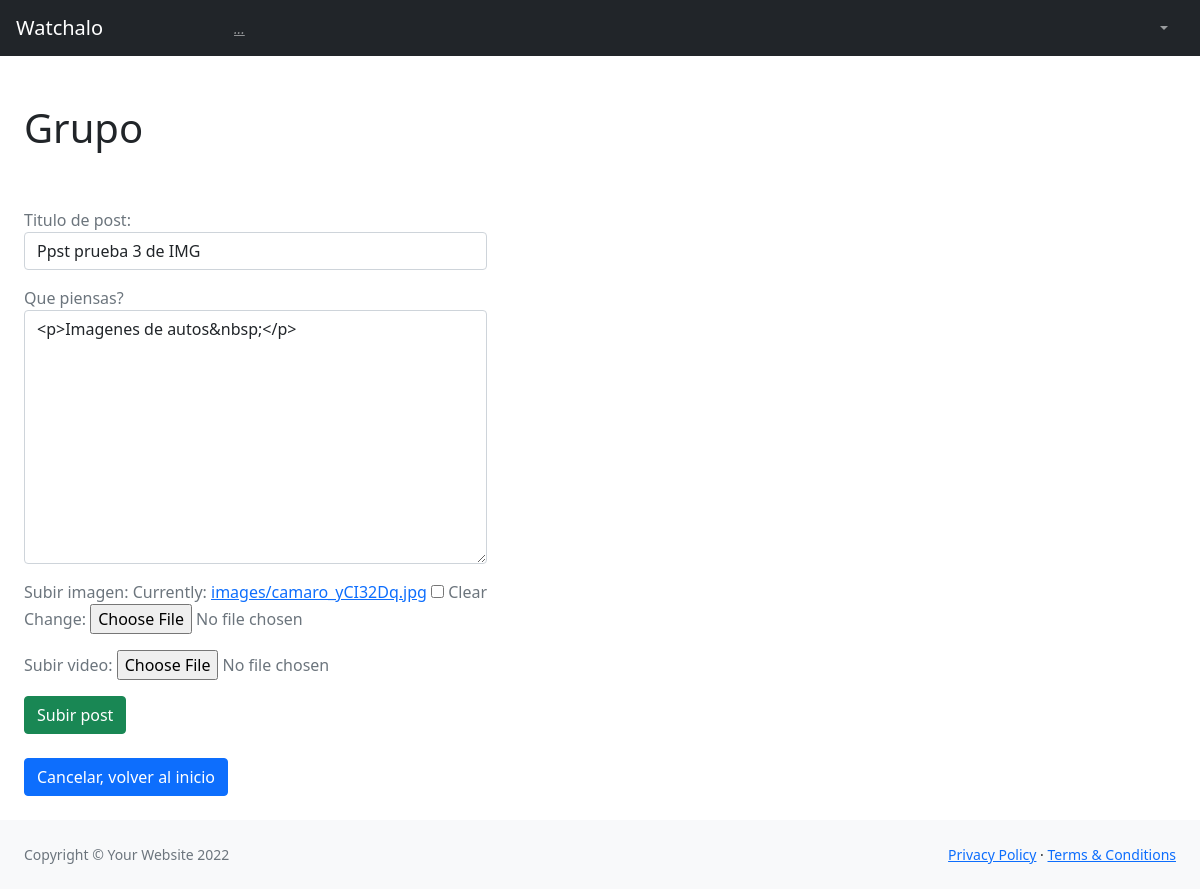
Page /Aplicacion2/post/edit/18 (signed in) on the committed database.
### Aplicacion2/models.py (models this page shows, shortened)
class GPost(models.Model):
    id = models.AutoField(primary_key=True)
    nombrePost = models.CharField(max_length=50, verbose_name='Titulo de post')
    CuerpoPost = RichTextField(blank = True, null = True, max_length=5000,verbose_name='Que piensas?')
    fechaPublicacion = models.DateTimeField(auto_now_add=True)
    user = models.ForeignKey(User,blank=True,null=True, on_delete=models.CASCADE, related_name = "post")
    imagen = models.ImageField(blank = True, null = True, upload_to="images/", verbose_name="Subir imagen")
    video = models.FileField(blank = True, null = True, upload_to="videos/", verbose_name="Subir video")
    grupo = models.CharField(max_length=255, default='Random')

### Aplicacion2/views.py (the view)
# urls.py: path('post/edit/<int:pk>', login_required(UpdatePostView.as_view()), name = 'edit_post'),
class UpdatePostView(UpdateView):
    model = GPost
    form_class = PostForm
    template_name = 'Aplicacion2/edit_post.html'

### Aplicacion2/forms.py
class PostForm(forms.ModelForm):
    class Meta:
        model = GPost
        fields = ['nombrePost', 'CuerpoPost', 'imagen', 'video']
        widgets = {
            'nombrePost': forms.TextInput(attrs={ 'class': 'form-control' }),
            'CuerpoPost': forms.Textarea(attrs={ 'class': 'form-control' }),
        }

### Aplicacion2/templates/Aplicacion2/edit_post.html (shortened to what this page needs)
{% extends "Aplicacion1/padre.html" %}
{% load static %}
{% block seccion_nombre %}
    <h1>Grupo {{ grupo }}</h1>
    <br>
    <br>
{% endblock %}
{% block cuerpo %}
<form method="POST" enctype="multipart/form-data">{% csrf_token %}
    {{form.as_p}}
    <input type="submit" class="btn btn-success" value="Subir post">
</form>
<br>
<a href="{% url 'Aplicacion2:grupos' %}"><button type="button" class="btn btn-primary">Cancelar, volver al inicio</button></a>
{% endblock %}

### rows in the picture
GPost: nombrePost "Ppst prueba 3 de IMG", CuerpoPost "<p>Imagenes de autos&nbsp;</p>"
